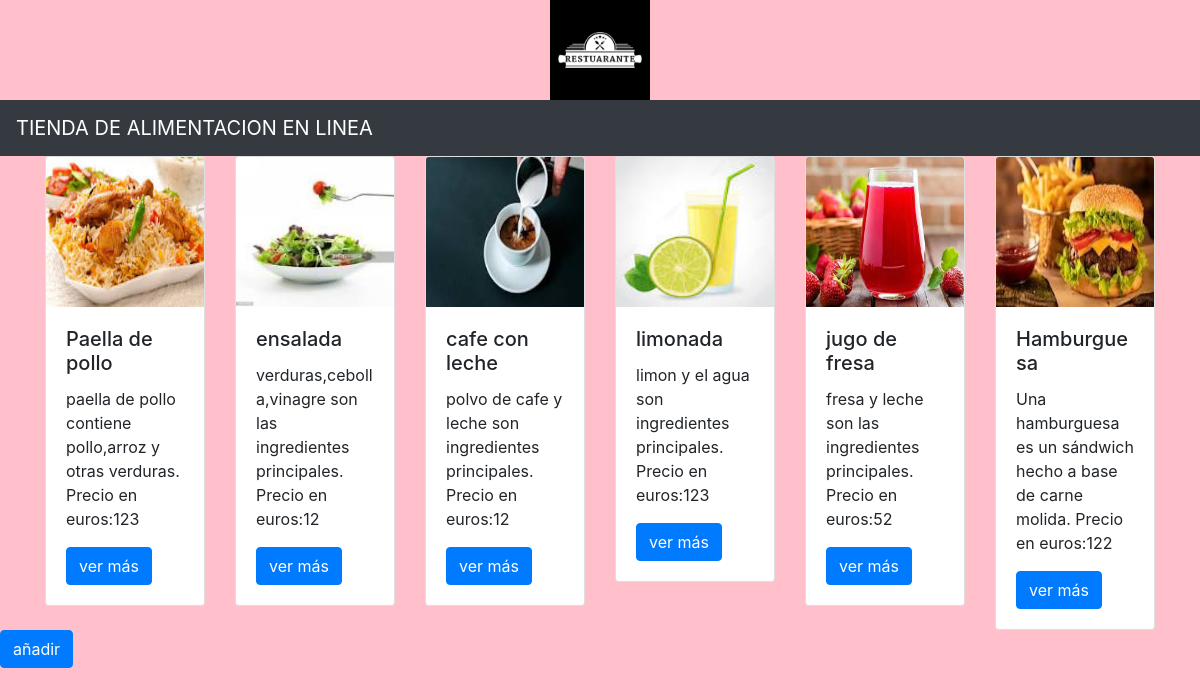
The page / on the database its author committed.
### travelapp/models.py (models this page shows, shortened)
class Comida(models.Model):
    nombre=models.CharField(max_length=250)
    precio=models.IntegerField()
    ingredientes=models.TextField()
    imagen=models.ImageField(upload_to='imagenes')

### travelapp/views.py (the view)
# urls.py: path('',views.index,name='index'),
def index(request):
    comida = Comida.objects.all()
    return render(request, "index.html", {'comida': comida})

### templates/index.html
{% extends 'base.html' %}
{% block body %}
<div class="container">
    <div class="row">
        {% for i in comida %}
        <div class="col-md-2">
            <div class="card">
            <img class="card-img-top" src="{{i.imagen.url}}" alt="" height="150">
            <div class="card-body">
                <h5 class="card-title">{{i.nombre}}</h5>
                <p class="card-text">{{i.ingredientes}}</p>
                <a href="{% url 'travelapp:detail' i.id %}" class="btn btn-primary">ver más</a>
            </div>
            </div>
        </div>
        {% endfor %}
    </div>
</div>
<a class="btn btn-primary" href="{% url 'travelapp:add_comida' %}">añadir</a>
{% endblock %}

### templates/base.html (shortened to what this page needs)
{% load static %}
<!DOCTYPE html>
<html lang="en">
<head>
    <link rel="stylesheet" href="https://cdn.jsdelivr.net/npm/bootstrap@4.0.0/dist/css/bootstrap.min.css">
    <link rel="stylesheet" href="{% static 'css/style.css' %}"
</head>
<body>
{% include 'header.html' %}
<nav class="navbar navbar-dark bg-dark">
  <a class="navbar-brand" href="#">
       TIENDA DE ALIMENTACION EN LINEA
  </a>
</nav>
{% block body %}
{% endblock %}
</body>
</html>

### templates/header.html
{% load static %}
<header>
    <center>
        <a href="{% url 'travelapp:detail' %}"></a> <img src="{% static 'img/logoo.png' %}" alt="logimage" width="100px;" height="100px;">
    </center>
</header>

### static/css/style.css (style rules this page uses)
body { background-color:pink; }

### rows shown on the page
Comida: imagen (picture), nombre "Paella de pollo", ingredientes "paella de pollo contiene pollo,arroz y otras verduras. Precio en euros:123"
Comida: imagen (picture), nombre "ensalada", ingredientes "verduras,cebolla,vinagre son las ingredientes principales. Precio en euros:12"
Comida: imagen (picture), nombre "cafe con leche", ingredientes "polvo de cafe y leche son ingredientes principales. Precio en euros:12"
Comida: imagen (picture), nombre "limonada", ingredientes "limon y el agua son ingredientes principales. Precio en euros:123"
Comida: imagen (picture), nombre "jugo de fresa", ingredientes "fresa y leche son las ingredientes principales. Precio en euros:52"
Comida: imagen (picture), nombre "Hamburguesa", ingredientes "Una hamburguesa es un sándwich hecho a base de carne molida. Precio en euros:122"
